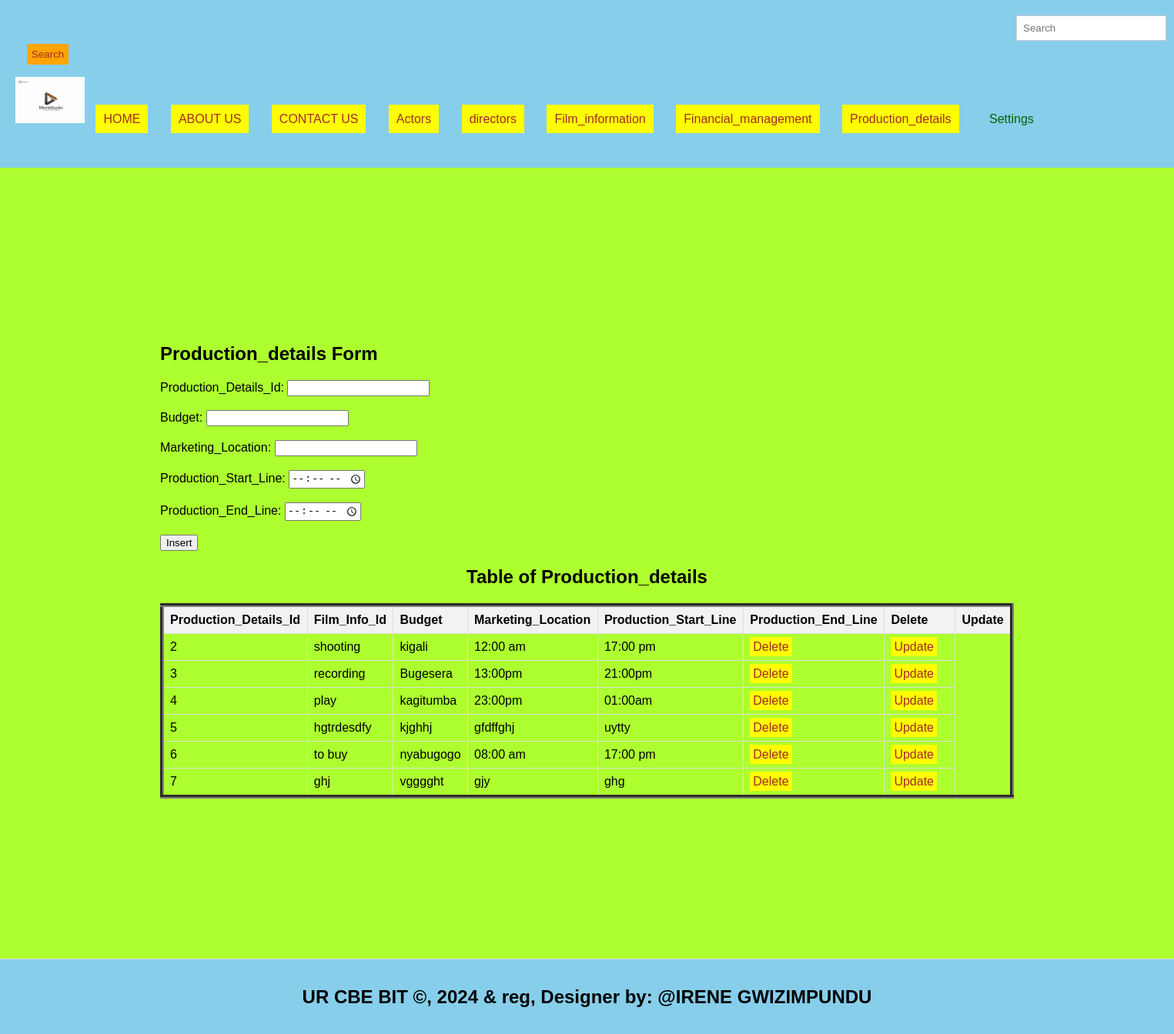
The app's page /production_details.php with its own data.
### tables this page shows
CREATE TABLE `production_details` (
  `Production_Details_Id` int(11) NOT NULL,
  `Budget` varchar(30) DEFAULT NULL,
  `Marketing_Location` varchar(100) DEFAULT NULL,
  `Production_Start_Line` varchar(109) DEFAULT NULL,
  `Production_End_Line` varchar(109) DEFAULT NULL
);

### production_details.php (the view, shortened to what this page needs)
<html lang="en">
<head>
  <link rel="stylesheet" type="text/css" href="style.css" title="style 1" media="screen, tv, projection, handheld, print"/>
<header>
</head>
<body bgcolor="greenyellow">
  <form class="d-flex" role="search" action="search.php">
      <input class="form-control me-2" type="search" placeholder="Search" aria-label="Search" name="query">
      <button class="btn btn-outline-success" type="submit">Search</button>
    </form>
  <ul style="list-style-type: none; padding: 0;">
    <li style="display: inline; margin-right: 10px;">
    <img src="./Images/logo.jpg" width="90" height="60" alt="Logo">
  </li>
  <li style="display: inline; margin-right: 10px;"><a href="./HOME.html">HOME</a>
    <li style="display: inline; margin-right: 10px;"><a href="./ABOUT US.html">ABOUT US</a>
      <li style="display: inline; margin-right: 10px;"><a href="./CONTACT US.html">CONTACT US</a>
    <li style="display: inline; margin-right: 10px;"><a href="./actors.php">Actors</a>
  </li>
  <li style="display: inline; margin-right: 10px;"><a href="./directors.php">directors</a>
  </li>
    <li style="display: inline; margin-right: 10px;"><a href="./film_information.php">Film_information</a>
  </li>
    <li style="display: inline; margin-right: 10px;"><a href="./financial_management.php">Financial_management</a>
  </li>
    <li style="display: inline; margin-right: 10px;"><a href="./production_details.php">Production_details</a>
  </li>
    <li class="dropdown" style="display: inline; margin-right: 10px;">
      <a href="#" style="padding: 10px; color:darkgreen; background-color: skyblue; text-decoration: none; margin-right: 15px;">Settings</a>
    </li><br><br>
  </ul>
<section>
<h1>Production_details Form</h1>
    <form method="post" onsubmit="return confirmInsert();">
        <label for="Production_Details_Id">Production_Details_Id:</label>
        <input type="number" id="fus_Id" name="fus_Id"><br><br>
        <label for="Budget">Budget:</label>
        <input type="number" id="actid" name="actid" required><br><br>
        <label for="Marketing_Location">Marketing_Location:</label>
        <input type="number" id="dn" name="dn" required><br><br>
        <label for="Production_Start_Line">Production_Start_Line:</label>
        <input type="time" id="txt" name="txt" required><br><br>
        <label for="Production_End_Line">Production_End_Line:</label>
        <input type="time" id="PEL" name="PEL" required><br><br>
        <input type="submit" name="add" value="Insert">
    </form>
<!DOCTYPE html>
<html>
<head>
</head>
<body>
    <center><h2>Table of Production_details</h2></center>
    <table border="5">
        <tr>
            <th>Production_Details_Id</th>
            <th>Film_Info_Id</th>
            <th>Budget</th>
            <th>Marketing_Location</th>
            <th>Production_Start_Line</th>
            <th>Production_End_Line</th>
            <th>Delete</th>
            <th>Update</th>
        </tr>
        <?php
        $host = "localhost";
        $user = "root";
        $pass = "";
        $database = "movie_studio_mgt_system";
        $connection = new mysqli($host, $user, $pass, $database);
        $sql = "SELECT * FROM production_details";
        $result = $connection->query($sql);
        if ($result->num_rows > 0) {
            while ($row = $result->fetch_assoc()) {
                $did = $row['Production_Details_Id'];
                echo "<tr>
                    <td>" . $row['Production_Details_Id'] . "</td>
                    <td>" . $row['Budget'] . "</td>
                    <td>" . $row['Marketing_Location'] . "</td>
                    <td>" . $row['Production_Start_Line'] . "</td>
                    <td>" . $row['Production_End_Line'] . "</td>
                    <td><a style='padding:4px' href='delete_production_details.php?Production_Details_Id=$did'>Delete</a></td>
                    <td><a style='padding:4px' href='update_production_details.php?Production_Details_Id=$did'>Update</a></td>
                </tr>";
            }
        } else {
            echo "<tr><td colspan='7'>No data found</td></tr>";
        }
        ?>
    </table>
  </body>
    </section>
<footer>
  <center>
    <b><h2>UR CBE BIT &copy, 2024 & reg, Designer by: @IRENE GWIZIMPUNDU</h2></b>
  </center>
</footer>
</body>
</html>

### style.css (style rules this page uses)
body { font-family: Arial, sans-serif; margin: 0; padding: 0; }
.form-control { padding: 8px; margin-left: 4px; border: 1px solid #ccc; }
.btn { padding: 6px; background-color: orange; color: brown; border: none; }
.dropdown { position: relative; display: inline; margin-right: 10px; }
body { font-family: Arial,sans-serif; margin:0; padding:0; }
header { background-color:skyblue; padding: 20px; }
.dropdown { position: right; display:right; direction:rtl; }
section { padding:208px; border-bottom: 1px solid #ddd; }
footer { text-align: center; padding: 15px; background-color:blue; }

### production_details.php (style rules this page uses)
a { padding: 10px; color: white; background-color: yellow; text-decoration: none; margin-right: 15px; }
a:link { color: brown; }
button.btn { margin-left: 15px; margin-top: 4px; }
input.form-control { margin-left: 1300px; padding: 8px; }
header { background-color:skyblue; padding: 20px; }
footer { text-align: center; padding: 15px; background-color:skyblue; }
table { width: 100%; border-collapse: collapse; }
th, td { border: 1px solid #ddd; padding: 8px; text-align: left; }
th { background-color: #f2f2f2; }

### records on screen
production_details: Production_Details_Id "2", Budget "shooting", Marketing_Location "kigali", Production_Start_Line "12:00 am", Production_End_Line "17:00 pm"
production_details: Production_Details_Id "3", Budget "recording", Marketing_Location "Bugesera", Production_Start_Line "13:00pm", Production_End_Line "21:00pm"
production_details: Production_Details_Id "4", Budget "play", Marketing_Location "kagitumba", Production_Start_Line "23:00pm", Production_End_Line "01:00am"
production_details: Production_Details_Id "5", Budget "hgtrdesdfy", Marketing_Location "kjghhj", Production_Start_Line "gfdffghj", Production_End_Line "uytty"
production_details: Production_Details_Id "6", Budget "to buy", Marketing_Location "nyabugogo", Production_Start_Line "08:00 am", Production_End_Line "17:00 pm"
production_details: Production_Details_Id "7", Budget "ghj", Marketing_Location "vgggght", Production_Start_Line "gjy", Production_End_Line "ghg"
